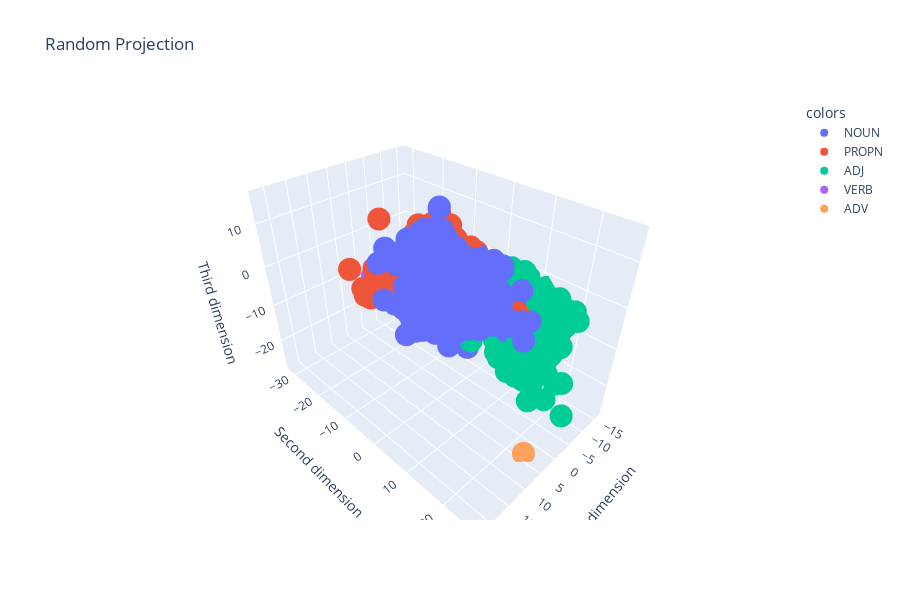

The code cell stored with this chart in its notebook:
### Code cell
fig = px.scatter_3d(df_random, x="First dimension", y="Second dimension", z="Third dimension", color="colors", hover_name="word", height=600, size_max=2, title="Random Projection")
fig.show()

### Figure 1 — Plotly figure (JSON) as saved in the notebook; plotly's stock layout.template omitted (floating-point values rounded to 4 significant figures; data arrays with more than 128 entries replaced by an {"elided": "..."} marker saying what was removed)
{"data": [{"hovertemplate": "<b>%{hovertext}</b><br><br>colors=NOUN<br>First dimension=%{x}<br>Second dimension=%{y}<br>Third dimension=%{z}<extra></extra>", "hovertext": {"elided": "1044 str values"}, "legendgroup": "NOUN", "marker": {"color": "#636efa", "symbol": "circle"}, "mode": "markers", "name": "NOUN", "scene": "scene", "showlegend": true, "type": "scatter3d", "x": {"elided": "1044 float values"}, "y": {"elided": "1044 float values"}, "z": {"elided": "1044 float values"}}, {"hovertemplate": "<b>%{hovertext}</b><br><br>colors=PROPN<br>First dimension=%{x}<br>Second dimension=%{y}<br>Third dimension=%{z}<extra></extra>", "hovertext": {"elided": "559 str values"}, "legendgroup": "PROPN", "marker": {"color": "#EF553B", "symbol": "circle"}, "mode": "markers", "name": "PROPN", "scene": "scene", "showlegend": true, "type": "scatter3d", "x": {"elided": "559 float values"}, "y": {"elided": "559 float values"}, "z": {"elided": "559 float values"}}, {"hovertemplate": "<b>%{hovertext}</b><br><br>colors=ADJ<br>First dimension=%{x}<br>Second dimension=%{y}<br>Third dimension=%{z}<extra></extra>", "hovertext": {"elided": "353 str values"}, "legendgroup": "ADJ", "marker": {"color": "#00cc96", "symbol": "circle"}, "mode": "markers", "name": "ADJ", "scene": "scene", "showlegend": true, "type": "scatter3d", "x": {"elided": "353 float values"}, "y": {"elided": "353 float values"}, "z": {"elided": "353 float values"}}, {"hovertemplate": "<b>%{hovertext}</b><br><br>colors=VERB<br>First dimension=%{x}<br>Second dimension=%{y}<br>Third dimension=%{z}<extra></extra>", "hovertext": ["attack", "attack", "attack", "attack", "attack", "liberal", "attack", "man", "jail", "arrest", "arrest", "bomb", "attack", "attack", "arrest", "bomb", "gun", "black", "attack"], "legendgroup": "VERB", "marker": {"color": "#ab63fa", "symbol": "circle"}, "mode": "markers", "name": "VERB", "scene": "scene", "showlegend": true, "type": "scatter3d", "x": [-5.518, -5.617, -6.09, -4.545, -4.121, -9.011, -3.796, -6.735, -3.293, -5.271, -7.042, -5.914, -3.637, -2.26, -3.652, -0.8437, -5.979, -4.773, -3.216], "y": [-24.72, -22.87, -26.84, -26.21, -24.47, -19.74, -24.09, -11.19, -31.61, -24.87, -26.65, -26.33, -26.42, -28.01, -23.52, -24.29, -26.98, -19.97, -25.06], "z": [-14.3, -14.26, -12.78, -11.72, -15.56, -15.36, -13.94, -19.83, -12.03, -10.01, -16.69, -14.6, -13.83, -11.76, -11.89, -14.14, -17.55, -18.19, -13.78]}, {"hovertemplate": "<b>%{hovertext}</b><br><br>colors=ADV<br>First dimension=%{x}<br>Second dimension=%{y}<br>Third dimension=%{z}<extra></extra>", "hovertext": ["straight"], "legendgroup": "ADV", "marker": {"color": "#FFA15A", "symbol": "circle"}, "mode": "markers", "name": "ADV", "scene": "scene", "showlegend": true, "type": "scatter3d", "x": [4.33], "y": [23.73], "z": [-27.21]}], "layout": {"height": 600, "legend": {"title": {"text": "colors"}, "tracegroupgap": 0}, "scene": {"domain": {"x": [0, 1], "y": [0, 1]}, "xaxis": {"title": {"text": "First dimension"}}, "yaxis": {"title": {"text": "Second dimension"}}, "zaxis": {"title": {"text": "Third dimension"}}}, "title": {"text": "Random Projection"}}}
